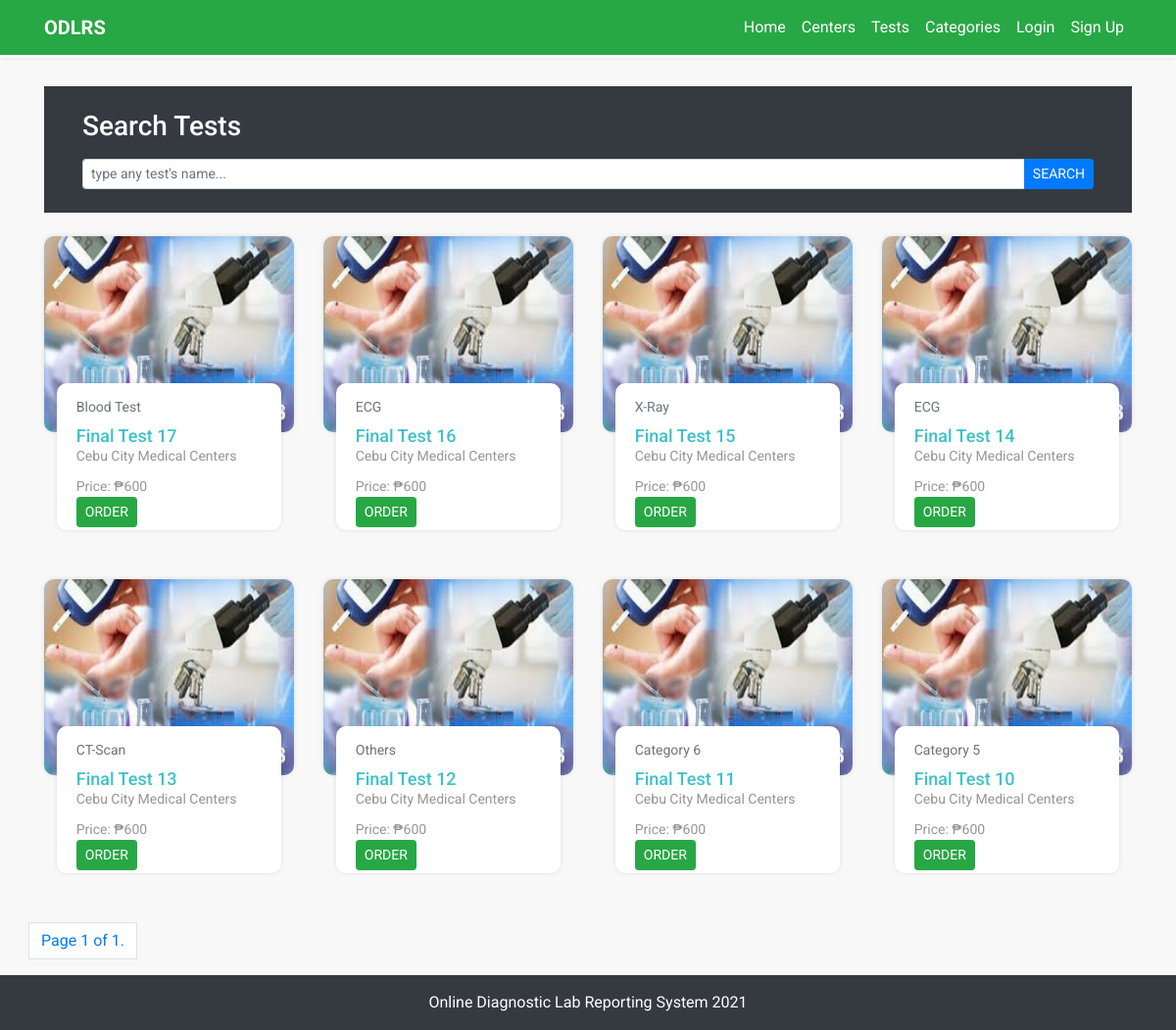
Screenshot of /all-tests/ with the database file from the repository.
### tests/models.py (models this page shows, shortened)
class Test(models.Model):
    ACTIVE_STATUS = (
        ('Available', 'AVAILABLE'),
        ('Closed', 'CLOSED'),
    )
    test_name = models.CharField(max_length=250, blank=False)
    image = models.ImageField(default='default_test.jpg', upload_to='test_pics')
    category = models.ForeignKey(TestCategory, on_delete=models.CASCADE, related_name='test_category')
    center = models.ForeignKey(DiagnosticCenter, on_delete=models.CASCADE, related_name='test_center')
    discount = models.PositiveIntegerField(null=True, blank=True)
    price = models.PositiveIntegerField(null=True, blank=True)
    active_status = models.CharField(max_length=20, choices=ACTIVE_STATUS, default='AVAILABLE')
    class Meta:
        ordering = ['-id']
        verbose_name_plural = 'Tests'

class TestCategory(models.Model):
    category_name = models.CharField(max_length=50)
    center = models.ForeignKey(DiagnosticCenter, on_delete=models.CASCADE, related_name='category_center',
                               null=True, blank=True)
    class Meta:
        verbose_name_plural = 'Test Categories'
        ordering = ['-id']
    def __str__(self):
        return self.category_name

### diagnostic_centers/models.py (models this page shows)
class DiagnosticCenter(models.Model):
    name = models.CharField(max_length=250, blank=False)
    image = models.ImageField(default='default_center.jpg', upload_to='diagnostic_center_pics')
    email = models.EmailField(blank=True)
    contact_no = models.CharField(max_length=20, blank=False)
    website = models.CharField(max_length=100, blank=True)
    address = models.CharField(max_length=150, blank=False)
    class Meta:
        verbose_name_plural = 'Diagnostic Centers'
    def __str__(self):
        return self.name

### tests/views.py (the view)
# urls.py: path('all-tests/', all_tests, name='all-tests'),
def all_tests(request, template_name='tests/all_tests.html'):
    all_test_list = Test.objects.all().order_by('-id')
    query = request.GET.get('q')
    if query:
        all_test_list = all_test_list.filter(Q(test_name__icontains=query)).distinct()
    paginator = Paginator(all_test_list, 12)
    page = request.GET.get('page')
    all_test_paginator_data = paginator.get_page(page)
    context = {
        'all_test_list': all_test_list,
        'all_test_paginator_data': all_test_paginator_data,
    }
    return render(request, template_name, context)

### templates/tests/all_tests.html (shortened to what this page needs)
{% extends 'base.html' %}
{% block content %}
<div class="container inner-content">
    <div class="search-box bg-dark p- mb-4 col-md-">
        <div class="container">
            <h3 class="text-white mb-">Search Tests</h3>
            <form class="search" action="" method="GET">
                <div class="input-group input-group-sm">
                    <input type="text" class="form-control" name='q' placeholder="type any test's name..."
                        aria-label="Recipient's username" aria-describedby="basic-addon2">
                    <div class="input-group-append">
                        <button type="submit" class="btn btn-primary" class="searchButton">
                            SEARCH
                        </button>
                    </div>
                </div>
            </form>
        </div>
    </div>
    <div class="row">
        {% for test in all_test_paginator_data %}
        <div class="col-xs-12 col-sm-6 col-md-4 col-lg-3">
            <div class="card test-box">
                <div class="card-title">
                    <img src="{{ test.image.url }}" class="card-img-top" alt="..." width="100%">
                </div>
                <div class="card-body pb-0">
                    <p class="card-subtitle mb-2 text-muted">{{ test.category }}</p>
                    <h6 class="">
                        <a href="{% url 'tests:test-details' test.id %}">{{ test.test_name }}</a>
                    </h6>
                    <p class="card-text">{{ test.center }}</p>
                    <p class="card-text text-dange price">Price: <span id="price">₱{{ test.price }}</span></p>
                    <a class="btn btn-sm btn btn-success text-center" href="{% url 'tests:order' test.id %}" type="submit">
                        ORDER
                    </a>
                </div>
            </div>
        </div>
        {% endfor %}
        <ul class="pagination">
            <li class="page-item">
                <a class="page-link" href="#">Page {{ all_test_paginator_data.number }} of
                    {{ all_test_paginator_data.paginator.num_pages }}.</a>
            </li>
        </ul>
    </div>
</div>
{% endblock %}

### static/css/style.css (style rules this page uses)
* { margin: 0; padding: 0; -webkit-box-sizing: border-box; box-sizing: border-box; font-family: "Roboto", sans-serif; scroll-behavior: smooth; }
a { text-decoration: none; }
.card, .card-header, .card-footer { border: 0; }
html, body { background: #f8f8f8; }
.inner-content { padding-top: 5.5rem; min-height: 90vh; }
p { margin-bottom: 0; }
.test-box { width: 100%; height: auto; background: none; border: 0; }
.test-box .card-title { margin-bottom: 0; -webkit-box-shadow: 0 0 5px rgba(0, 0, 0, 0.1); box-shadow: 0 0 5px rgba(0, 0, 0, 0.1); border-radius: 10px; -webkit-border-radius: 10px; -moz-border-radius: 10px; -ms-border-radius: 10px; -o-border-radius: 10px; }
.test-box .card-title img { border-radius: 10px; min-height: 200px; -webkit-border-radius: 10px; -moz-border-radius: 10px; -ms-border-radius: 10px; -o-border-radius: 10px; }
.test-box .card-body { width: 90%; min-height: 150px; -webkit-box-shadow: 0 0 5px rgba(0, 0, 0, 0.1); box-shadow: 0 0 5px rgba(0, 0, 0, 0.1); margin: auto; border-radius: 10px; -webkit-border-radius: 10px; -moz-border-radius: 10px; -ms-border-radius: 10px; -o-border-radius: 10px; position: relative; top: -50px; background: #fff; }
.test-box .card-body p { font-size: 14px; color: #969696; }
.test-box .card-body p.price { margin-top: 10px; }
.test-box .card-body h6 { font-size: 18px; margin-bottom: 0; }
.test-box .card-body h6 a { color: #3ec1c9; text-decoration: none; }
.search-box { padding: 1.5rem; }
.search-box h3 { margin-bottom: 1rem; }
.search-box input { padding: 8px 12px; }

### rows the page displays
Test: image (picture), category "Blood Test", test_name "Final Test 17", center "Cebu City Medical Centers", price "600"
Test: image (picture), category "ECG", test_name "Final Test 16", center "Cebu City Medical Centers", price "600"
Test: image (picture), category "X-Ray", test_name "Final Test 15", center "Cebu City Medical Centers", price "600"
Test: image (picture), category "ECG", test_name "Final Test 14", center "Cebu City Medical Centers", price "600"
Test: image (picture), category "CT-Scan", test_name "Final Test 13", center "Cebu City Medical Centers", price "600"
Test: image (picture), category "Others", test_name "Final Test 12", center "Cebu City Medical Centers", price "600"
Test: image (picture), category "Category 6", test_name "Final Test 11", center "Cebu City Medical Centers", price "600"
Test: image (picture), category "Category 5", test_name "Final Test 10", center "Cebu City Medical Centers", price "600"

### other values shown
{{ all_test_paginator_data.number }} "1"
{{ all_test_paginator_data.paginator.num_pages }} "1"
